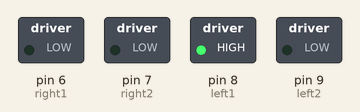
A sketch run on a simulated Arduino Uno, built with avr-gcc and run on an emulated ATmega328P. Shown: switched loads named in the sketch (green lamp = pin HIGH).

Above: at 0.1 s.
Timing chart, 0 to 1.6 s (numbered marks = the images above):
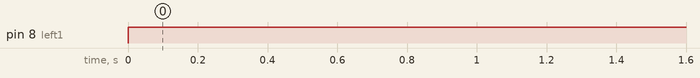

Measured:
- by itself, pin 8 (left1): LOW → HIGH at 0.00 s

The sketch:

test_motors_no_shield.ino
```cpp
const int left1 = 8;
const int left2 = 9;
const int right1 = 6;
const int right2 = 7;

void setup() {
  // put your setup code here, to run once:
  pinMode(left1,OUTPUT) ;   //Logic pins are also set as output
  pinMode(left2,OUTPUT) ;
  pinMode(right1,OUTPUT) ;   //Logic pins are also set as output
  pinMode(right2,OUTPUT) ;
}

void loop() {
  // put your main code here, to run repeatedly:
  digitalWrite(left1,HIGH) ;
  digitalWrite(left2,LOW) ;
}
```
